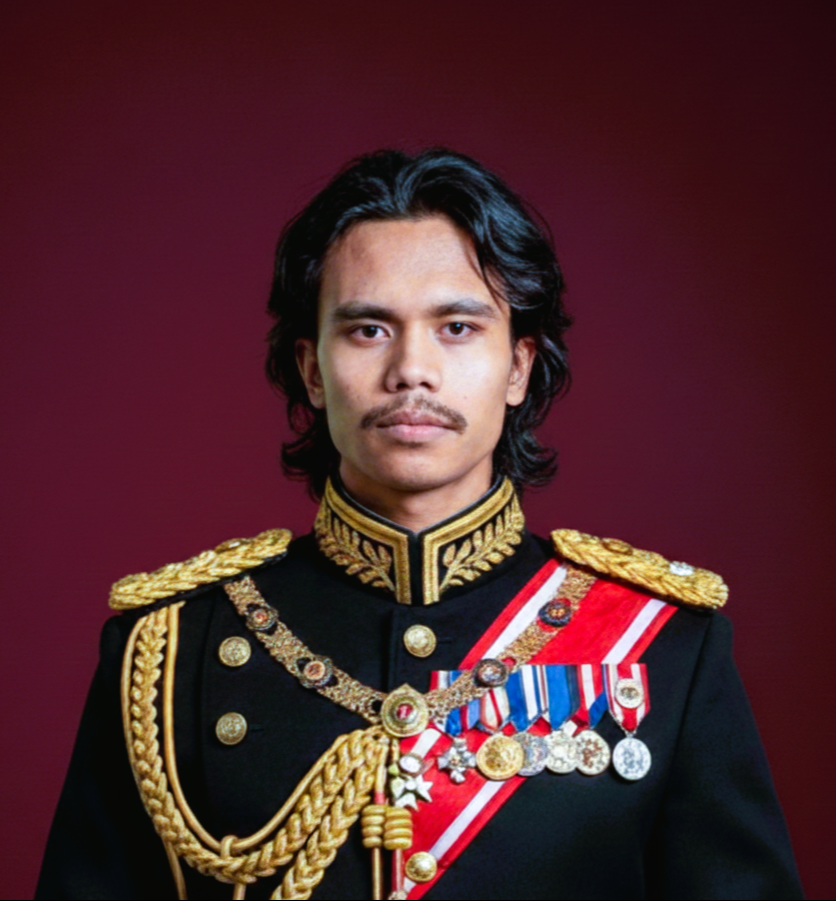
#> input picture opencv/perfect1.PNG, 836 x 901 px
$ jupyter execute image_load.ipynb
#> lines starting #> are read from the running program, lines starting #| are printed output that depends on the picture
[cell 1]
import cv2

image = cv2.imread("perfect1.PNG")
#> image is the input picture: shape (901, 836, 3); mean B, G, R 45.3, 41.1, 79.5

if image is not None:
    cv2.imshow("Image showing", image)
    cv2.waitKey(0)
    cv2.destroyAllWindows()
else:
    print('Could not load the image')

[cell 2]
if image is not None:
    success = cv2.imwrite("output_profile.png",image)
    if success:
        print("Image saved successfully")
    else:
        print("Failed to save image")

else:
    print("Error: could not load image")

[cell 3]
h , w, c = image.shape
#> h = 901; w = 836; c = 3

print(f"Image loaded:\n Height: {h} \n width: {w} \n channels: {c} ")
#| Image loaded:
#|  Height: 901
#|  width: 836
#|  channels: 3

[cell 4]
import cv2
image = cv2.imread("perfect1.PNG", cv2.IMREAD_COLOR)
print(image)
#> (printed output is left out)

[cell 5]
cv2.imshow("perfect1.PNG",image)

cv2.waitKey(0)
cv2.destroyAllWindows()

[cell 6]
window_name = 'image'
image = cv2.rotate(image,cv2.ROTATE_90_COUNTERCLOCKWISE)
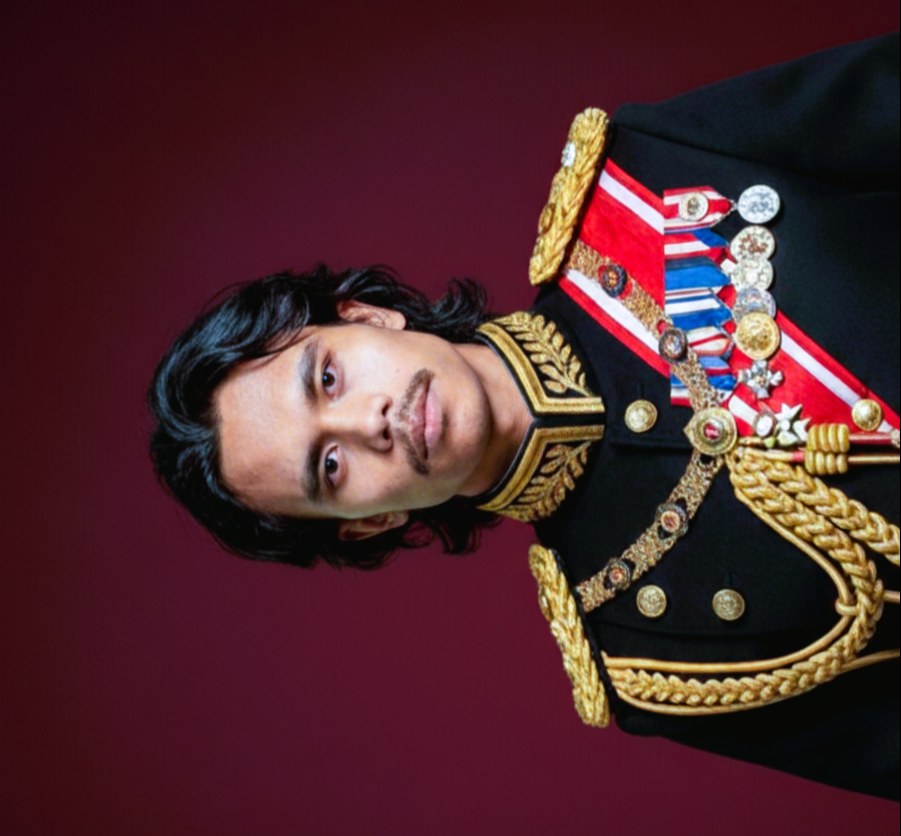
#> image: shape (836, 901, 3); mean B, G, R 45.3, 41.1, 79.5
cv2.imshow(window_name,image)
cv2.waitKey(0)
